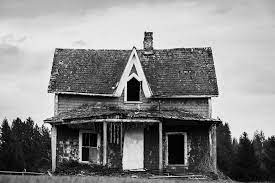
%> input picture TODOs/lec10/images/a.jpeg, 275 x 183 px
$ octave Sharpening_filter.m   (GNU Octave 9; MATLAB toolbox functions it lacks are replaced by stand-ins)
%> lines starting %> are read from the running program, lines starting %| are printed output that depends on the picture
### GenericCode/my_convolution.m
function output_image = my_convolution(input_image, kernel)
%> called with kernel = [1 1 1; 1 1 1; 1 1 1]
  [rows, cols] = size(input_image);
%> rows = 183; cols = 275
  [k_rows, k_cols] = size(kernel);
  pad_size = floor([k_rows k_cols] / 2);
  % Pad size for add padding like if 3x3 filter then 1 col and 1 row should
  % be padded as 3/2 = 1.5 = 1

  % Pad the input image with zeros to avoid boundary effects
  padded_image = padarray(input_image, pad_size, 'both');
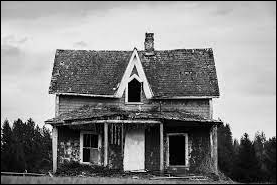
%> padded_image: size 185x277 double; min 0, max 255, mean 134.4
  % padarray is built function it take img, pad size and direction, from
  % both mean top,bottom,left right. you can see more details on https://www.mathworks.com/help/images/ref/padarray.html

  output_image = zeros(rows, cols);
  for i = 1:rows
    for j = 1:cols
      % Extract image neighborhood based on kernel size and padding
      image_window = padded_image(i:i+k_rows-1, j:j+k_cols-1);
      % Perform element-wise multiplication and summation (dot product)
      % in matlab .* do autoo element wise multiplication
      product = image_window .* kernel;
      new = reshape(product, 1, []);
      output_image(i, j) = sum(new);
    end
  end
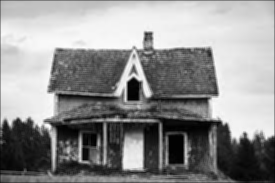
%> output_image: size 183x275 double; min 12, max 2152, mean 1223.3; drawn with min black and max white
end

### TODOs/lec10/Sharpening_filter.m
% import convultion/average code
addpath('../../GenericCode/')

img = double(rgb2gray(imread("./images/a.jpeg")));

figure; imshow(uint8(img));

% Example 1 : brighten then image
 filter = ones(3,3);

% Example 2 : identeity
% filter = [0 0 0; 0 1 0; 0 0 0];

% Example 3 : (Slight Blur)
% filter = 1/13*[0 0 1 0 0; 0 1 1 1 0; 1 1 1 1 1; 0 1 1 1 0; 0 0 1 0 0];

% Example 4 : (Motion Blur)
% filter = 1/9*eye(9);
% eye create identity matrix

% Example 5 : (Edges)
% filter = [0 0 -1 0 0; 0 0 -1 0 0; 0 0 2 0 0; 0 0 0 0 0; 0 0 0 0 0];

% Example 6 : (Edges)
% filter = [0 0 -1 0 0; 0 0 -1 0 0; 0 0 4 0 0; 0 0 -1 0 0; 0 0 -1 0 0];

% Example 7 : (Edges)
% filter = [-1 -1 -1; -1 8 -1; -1 -1 -1];

% Example 8 : (sharp img)
% filter = [-1 -1 -1; -1 9 -1; -1 -1 -1];

% Example 9 : (Emboss)
% filter = [-1 -1 0; -1 0 1; 0 1 1];

% sharpen
%filter = [0 -1 0; -1 5 -1; 0 -1 0];

% https://en.wikipedia.org/wiki/Kernel_%28image_processing%29

output = my_convolution(img,filter);

figure; imshow(uint8(output));
%> after `imshow(uint8(output))`:
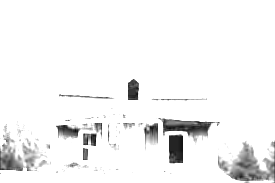
%> displayed picture: size 183x275, on the screen's scale of 0 to 255; min 12, max 255, mean 243
